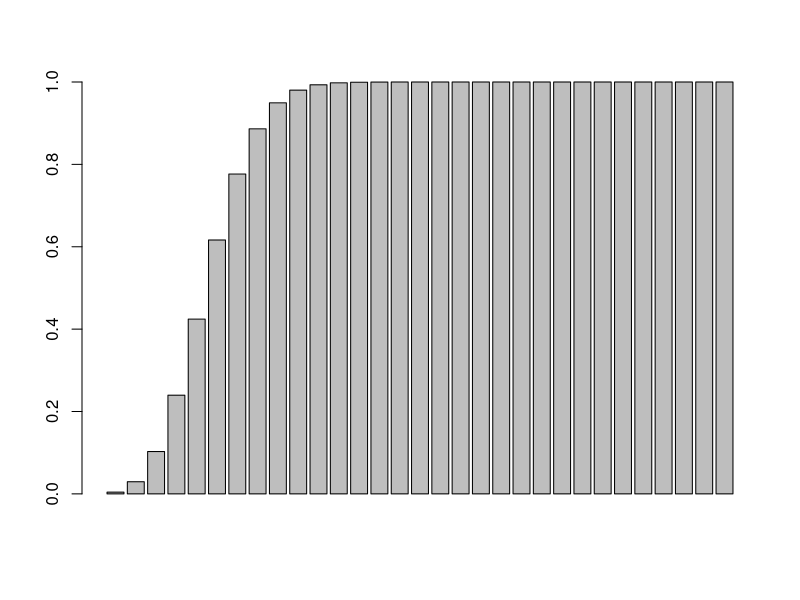
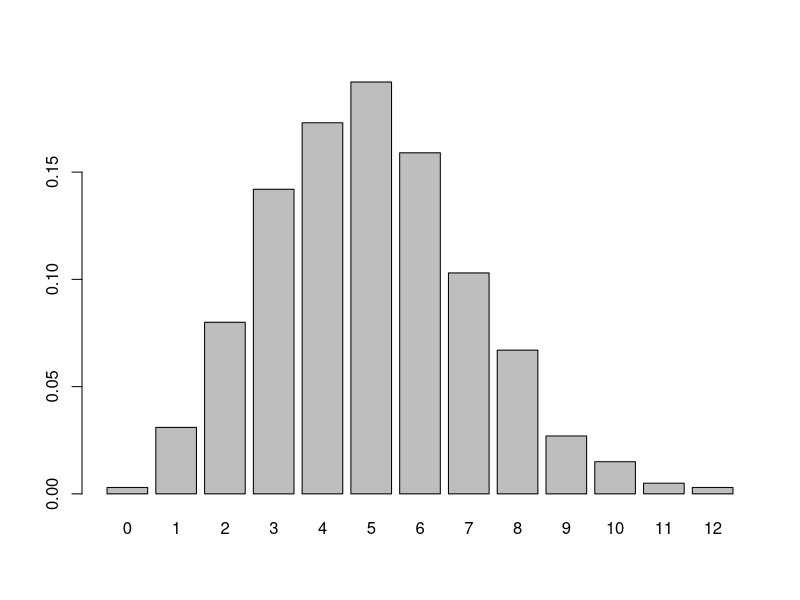
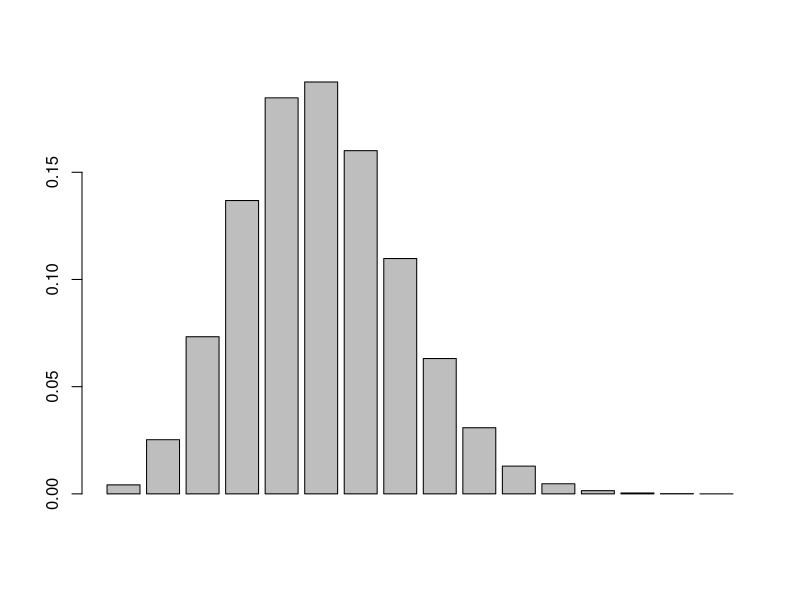

Recreate these plots in R, in order. (Note: this script raises an error after producing the figures.)
library('tidyverse')

#Биномна случайна величина
sum(sample(c(0, 1), size = 1000, replace = TRUE,  c(0.5, 0.5)) == 1)

# Биномна случайна величина. size е брой опити
# size is the number of things that we may get and the prob is the probability for each side of the dice. This is a coin flip below
# Симулира опити. Примерно хвърляне на зар и монета
rbinom(n = 100, size = 1, prob = 1/2) %>%
 table() %>% 
 prop.table()

#плътност на функция. Питаме за теритичната вероятност да имаме 5 от 30 опита
dbinom(x = 5, size = 30, prob = 1/6)
dbinom(x = 0:3, size = 30, prob = 1/6)

#комулативна плътност на функция
dbinom(x = 0:30, size = 30, prob = 1/6) %>%
    cumsum() %>%
    barplot()

#<= is used in the function below. Вероятността стойностите да са по-малки или равни от 5 връща
pbinom(q = 5, size = 30, prob = 1/6)

#Питаме кое е числото, което ще се падне число по-малко от него с вероятност 0.62
qbinom(p = 0.62, size = 30, prob = 1/6)

#Има rgeom, dgeom и тн само че с геометрична веорятност


#Task 1
#30 пъти хвърляме зар 1000 пъти и гледаме колко 6ци са се паднали. 1/6 е вероятността да се падне 6
#Числото показва колко пъти се е паднала 1 страна
x <- rbinom(n = 1000, size = 30, prob = 1/6) %>%
    table() %>%
    prop.table()

x %>% barplot()

dbinom(x = 0:15, size = 30, prob = 1/6) %>%
    barplot()

# можем да твърдим, че с вероятност 0.25 ще се паднат най-много колко шестици?
qbinom(p = 0.25, size = 30, prob = 1/6)

# Докъде трябва да интегрираме да е сумата 0.75
qbinom(p = 0.75, size = 30, prob = 1/6, lower.tail = FALSE)


#Task 2
#а)
# x number of failures. size is number of successes. Броя опити е 3 + 5 = 8
dnbinom(x = 5, prob = 0.2, size = 3)

#б)
#lower.tail = FALSE гледа от тази стойност нататък, т.е. от Q нататък. Опитите са 6. 3 успеха и 3 неуспесха
pnbinom(q = 3, size = 3, prob = 0.2, lower.tail = FALSE)

#в)
#2-5 неуспеха. 3 успеха да имаме. Показва вероятността да имаме 2 или 3 или 4 или 5 неуспеха
#Това е между 5 и 8, защото към всяко от 2:5 прибавяме 3, за броя успехи
sum(dnbinom(x = 2:5, size = 3, prob = 0.2))


# смятаем вероятността да хвърли под 8 и махаме случаите, в които е хвърлил под 3. Алтернативно решение
pnbinom(5, size = 3, 0.2) - pnbinom(q = 1, 3, 0.2)

#Task 3
attempts = 1000
#Hypergeometric Distribution
#dhyper, qhyper, rhyper...
#За теглене на топки е идеално
#rhyper nn е броя симулации, m - брой бели топки, n брой черни, брой тегления
#a)
sims <- rhyper(nn = attempts, m = 7, n = 6, k = 8)

xRange <- unique(sims)

sum(sims == 3)/attempts

ex <- 0
#Why do I get an error for the {
for (i in xRange) {
   ex <- ex + i * sum(xsim == i)/attempts
}

ex

#Шахпазов
xsim <- rhyper(nn = attempts, m = 7, n = 6, k = 8)
#EX smart way
mean(xsim)
#DX дисперсия
var(xsim)

#медианата е най-често срещаната стойност
#b)
th_probs <- dhyper(x = 0:8, m = 7, n = 6, k = 8)

#Умножаватсе поелементно. Като моето без for-а
th_mean <- sum(th_probs * 0:8)
#E((X - EX)^2)
sum((th_probs * (0:8 - th_mean)^2))

emp_probs <- xsim %>%
    table() %>%
    prop.table()

#rbind добавя колони
rbind(emp_probs, th_probs[2:7]) %>%
    barplot(beside = TRUE, legend.text = c("empirical", "theoretical"))
